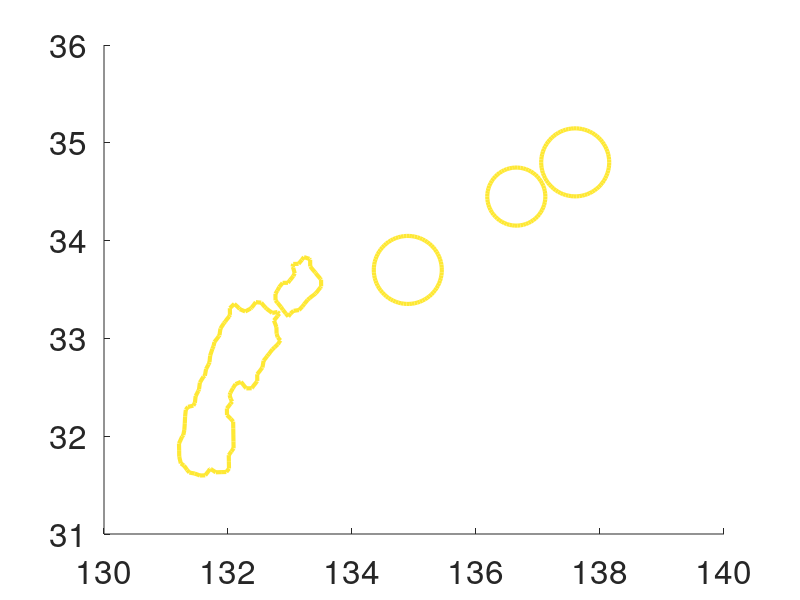

Write MATLAB code to recreate this figure.
%clear; close all;

load Nankai_LSSEs.mat
load Nankai_SSSEs.mat

figure
hold on

%% PLOT S-SSEs
% plots Kano and Kato S-SSEs
for i = 1:length(kano_count_vals)
    start_ind = kano_label_ind(i)+1;
    end_ind = kano_label_ind(i)+kano_count_vals(i)-1;
    if kano_count_vals(i)>5
        fill([kano_sse_cont(start_ind:end_ind,1); kano_sse_cont(start_ind,1)],[kano_sse_cont(start_ind:end_ind,2); kano_sse_cont(start_ind,2)],'m','EdgeColor','none')
    end
end

% plots individual S-SSE offshore Kii Peninsula
scatter3(136.5,33.11,50,52*50,'MarkerEdgeColor','w','MarkerFaceColor','none','LineWidth',3)


%% PLOT L-SSEs
% plots L-SSEs from Takagi et al.
for i = 1:length(lsse_count_vals)
    start_ind = lsse_label_ind(i)+1;
    end_ind = lsse_label_ind(i)+lsse_count_vals(i)-1;
    Z = 50*ones(end_ind-start_ind+2,1);
    plot3([lsse_cont(start_ind:end_ind,1); lsse_cont(start_ind,1)],[lsse_cont(start_ind:end_ind,2); lsse_cont(start_ind,2)],Z,'Color',[255,233,53]./256,'LineWidth',3)
end

% individual circles representing further east L-SSEs
for i = 1:3
    scatter3(LSSEs(i,1),LSSEs(i,2),50,LSSEs(i,3)*50,'MarkerEdgeColor',[255,233,53]./256,'LineWidth',3)
end


set(gca,'fontsize',24)
set(gcf,'Units','inches','Position',[0.1944,3.625,13.5417,10.3611]);
